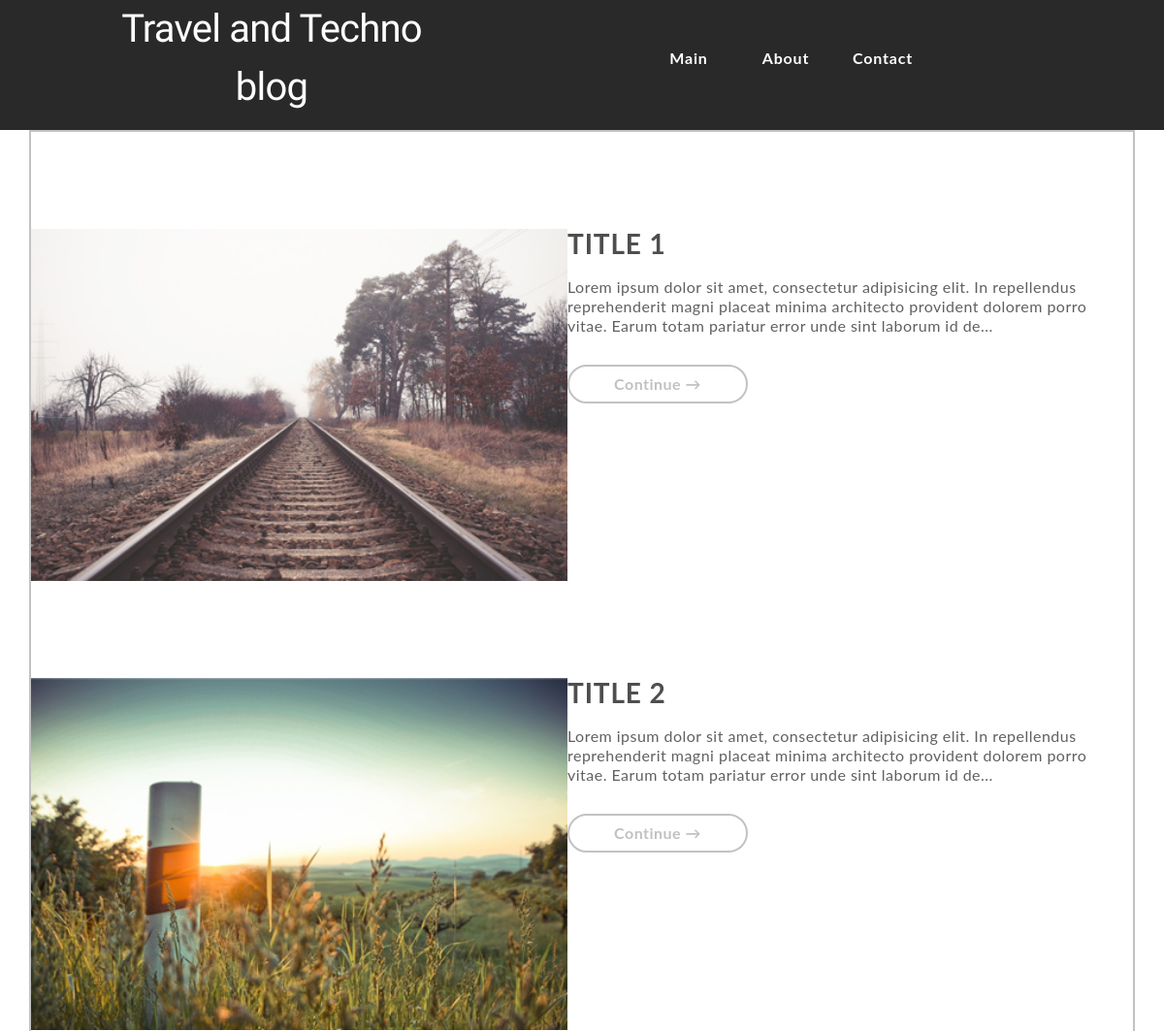
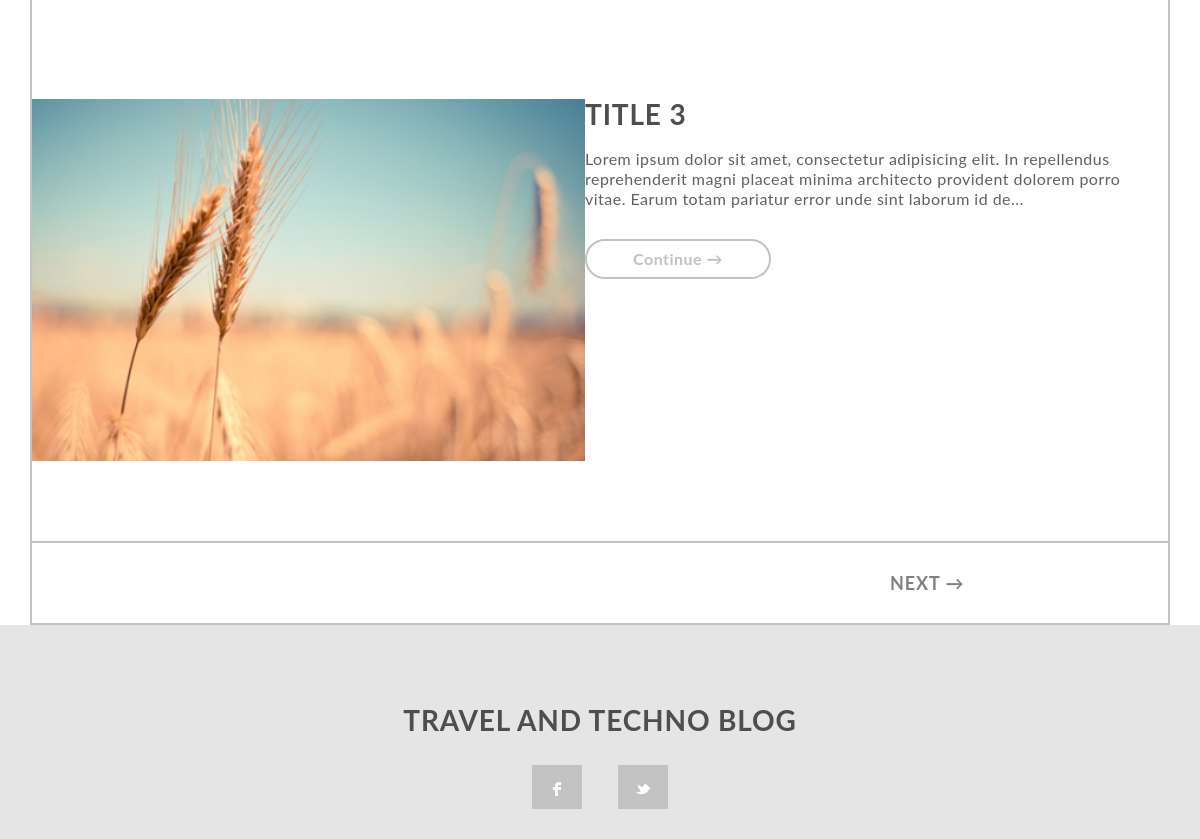
Page /app/index.php on the committed database (2 pictures, top to bottom).
### tables this page shows
CREATE TABLE `blog` (
  `id` int(11) NOT NULL,
  `title` tinytext NOT NULL,
  `text` text NOT NULL,
  `img` tinytext NOT NULL
);

### app/blocks/main/posts.php (the view, shortened to what this page needs)
<?php
	$current = (empty($_GET['page'])? 1 : (int)($_GET['page']));
	$articles = get_group_posts($current);
?>
	<section class="container posts">
		<div class="row">
			<?php
				foreach ($articles as $value): ?>
					<div class="col-md-12 row">
						<div class="col-md-6">
							<img src=
							<?php echo $value['img'] ?>
							alt="post img 1"
							>
						</div>
						<div class="col-md-6">
							<div class="title">
								<?php
								echo $value['title']
								?>
							</div>
							<div class="text">
								<?php
								limit_echo($value['text'])
								?>
							</div>
							<a href=<?php
								echo "full_post.php?id=".$value['id'] ;
							?>>
								<button>Continue →</button>
							</a>
						</div>
					</div>
				<?php endforeach ?>
			<div class="col-md-12 row">
				<?php
					$articles = get_group_posts($current+1);
					if (!empty($articles->fetch())):
				 ?>
					<a class="col-md-auto
						<?php
							if($_GET['page']>1){
								echo 'offset-md-7';
							} else {
								echo 'offset-md-9';
							};
						?>"
					href=<?php
						echo"?page=".move_right(); ?>>
						<button>Next →</button>
					</a>
				<?php endif ?>
			</div>
		</div>
	</section>

### app/index.php (shortened to what this page needs)
<!DOCTYPE html>
<html lang="en">
<head>
	<link rel="stylesheet" href="css/main.css">
</head>
<body>
	<?php
		@include_once "blocks/re_used/query.php";
		@include_once "blocks/re_used/header.php";
		@include_once "blocks/main/posts.php";
		@include_once "blocks/re_used/footer.php";
	?>
</body>
</html>

### app/blocks/re_used/header.php
<header class="container-fluid">
	<div class="row align-items-center">
		<div class="col-md-auto offset-md-1 logo"><a href=".">Travel and Techno blog</a></div>
		<div class="col-md-1 offset-md-2"><a href=".">Main</a></div>
		<div class="col-md-1"><a href="about_page.php">About</a></div>
		<div class="col-md-1"><a href="contact_page.php">Contact</a></div>
	</div>
</header>

### app/blocks/re_used/query.php (shortened to what this page needs)
<?php
	$dbhost = "localhost";
	$dbname = "blog_db";
	$username = "kolya1236";
	$password = "mellohi5935";
	$db = new PDO("mysql:host=$dbhost; dbname=$dbname", $username, $password);
	function get_group_posts($current)
	{
		global $db;
		$articles = $db->prepare("SELECT * FROM blog WHERE id BETWEEN ? AND ?");
		$articles->execute([$current*3-2, $current*3]);
		return $articles;
	};
	function limit_echo($x){
		echo substr($x,0,200).'...';
	};
	function move_right(){
		$current = (empty($_GET['page'])? 1 : (int)($_GET['page']));
		$current = $current + 1;
		return $current;
	};
?>

### app/blocks/re_used/footer.php
<footer class="container-fluid ixed-bottom">
	<div class="row">
		<div class="col-md-12 title">Travel and Techno blog</div>
		<div class="col-md-12">
			<a href="#">
				<img src="img/facebook.png" alt="">
			</a>
			<a href="#">
				<img src="img/twitter.png" alt="">
			</a>
		</div>
	</div>
</footer>

### app/css/main.css (style rules this page uses)
html { font-family: Lato; }
.title { color: #4f4e4e; font-family: Lato; font-size: 1.75rem; font-weight: 700; line-height: 1.875rem; text-transform: uppercase; letter-spacing: 0.0525rem; }
.text { color: #606060; font-family: Lato; font-size: 1rem; line-height: 1.25rem; letter-spacing: 0.03rem; white-space: pre-line; }
a { cursor: pointer; }
header { height: 8.125rem; background-color: #292929; }
header .row { height: 100%; text-align: center; }
header .row .logo { color: #ffffff; font-family: 'Gloria Hallelujah', cursive; font-size: 2.5rem; font-weight: 400; letter-spacing: -0.05rem; }
header .row .logo a:first-child::after { transform: translateY(2.0625rem); }
header .row .col-md-1 { color: #ffffff; font-family: Lato; font-size: 1rem; font-weight: 700; letter-spacing: 0.05rem; }
header .row a { color: #fff; text-decoration: none; outline: none; }
.posts { border: 0.125rem solid #c2c2c2; }
.posts .col-md-12 { margin-top: 6.25rem; }
.posts .title, .posts .text { margin-bottom: 1.875rem; }
.posts .col-md-6 { padding-right: 0; padding-left: 0; }
.posts button { cursor: pointer; width: 11.625rem; height: 2.5rem; border: 0.125rem solid #c2c2c2; background-color: #ffffff; color: #c2c1c1; font-family: Lato; font-size: 1rem; font-weight: 700; line-height: 1.25rem; letter-spacing: 0.03rem; border-radius: 2.5rem; }
.posts .col-md-12:last-child { margin-top: 5rem; padding: 1.25rem 0; margin-right: 0; margin-left: 0; border-top: 0.125rem solid #c2c2c2; }
.posts .col-md-12:last-child a { padding: 0; }
.posts .col-md-12:last-child button { width: auto; border: 0; color: #818181; font-family: Lato; font-size: 1.125rem; font-weight: 700; text-transform: uppercase; letter-spacing: 0.9px; }
footer { padding-top: 5rem; background-color: #e5e5e5; text-align: center; }
footer .col-md-12 { margin-bottom: 1.875rem; }
footer .col-md-12 a { display: inline-block; padding: 0.625rem 0; width: 3.125rem; background-color: #c2c2c2; margin-right: 1rem; margin-left: 1rem; }
@media (max-width: 1200px) and (min-width: 775px) { header .col-md-auto { width: 30%; } }
@media (max-width: 1200px) { header { height: auto; } }
@media (max-width: 1200px) { header .row .col-md-1, header .row .col-md-auto { margin-bottom: 0.875rem; } }
@media (max-width: 1200px) { .posts img { width: 100%; height: 100%; } }
@media (max-width: 1200px) { .posts .title { margin-bottom: 0; } }

### rows in the picture
blog: img (picture), title "TITLE 1", text "Lorem ipsum dolor sit amet, consectetur adipisicing elit. In repellendus reprehenderit magni placeat minima architecto provident dolorem porro vitae. Earum totam pariatur error unde sint laborum id de"
blog: img (picture), title "TITLE 2", text "Lorem ipsum dolor sit amet, consectetur adipisicing elit. In repellendus reprehenderit magni placeat minima architecto provident dolorem porro vitae. Earum totam pariatur error unde sint laborum id de"
blog: img (picture), title "TITLE 3", text "Lorem ipsum dolor sit amet, consectetur adipisicing elit. In repellendus reprehenderit magni placeat minima architecto provident dolorem porro vitae. Earum totam pariatur error unde sint laborum id de"
